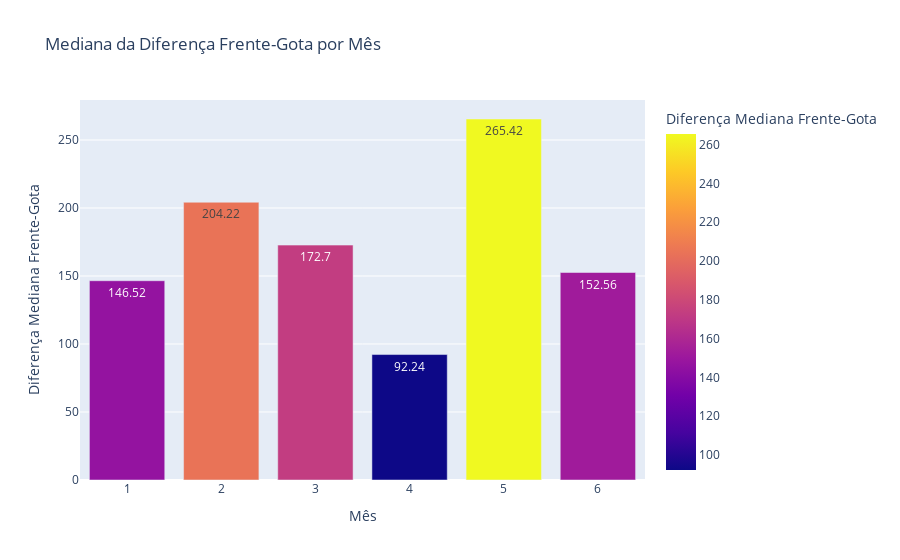

Notebook cell for this chart:
### Markdown cell above
### Mediana da Diferença de Temperatura por Mês

### Code cell
df_dif_mediana_frente_gota = df_valores_mensais.groupby('Mês')[['Diferença Frente-Gota']].median().round(2)
df_dif_mediana_frente_gota.rename(columns={'Diferença Frente-Gota': 'Diferença Mediana Frente-Gota'}, inplace=True)

px.bar(
    df_dif_mediana_frente_gota,
    x=df_dif_mediana_frente_gota.index,
    y='Diferença Mediana Frente-Gota',
    title="Mediana da Diferença Frente-Gota por Mês",
    labels={'Mês': 'Mês', 'Diferença Mediana Frente-Gota': 'Diferença Mediana Frente-Gota'},
    color='Diferença Mediana Frente-Gota',
    text='Diferença Mediana Frente-Gota'
)

### Figure 1 — Plotly figure (JSON) as saved in the notebook; plotly's stock layout.template omitted (floating-point values rounded to 4 significant figures)
{"data": [{"alignmentgroup": "True", "hovertemplate": "Mês=%{x}<br>Diferença Mediana Frente-Gota=%{marker.color}<extra></extra>", "legendgroup": "", "marker": {"color": [146.5, 204.2, 172.7, 92.24, 265.4, 152.6], "coloraxis": "coloraxis", "pattern": {"shape": ""}}, "name": "", "offsetgroup": "", "orientation": "v", "showlegend": false, "text": [146.5, 204.2, 172.7, 92.24, 265.4, 152.6], "textposition": "auto", "type": "bar", "x": [1, 2, 3, 4, 5, 6], "xaxis": "x", "y": [146.5, 204.2, 172.7, 92.24, 265.4, 152.6], "yaxis": "y"}], "layout": {"barmode": "relative", "coloraxis": {"colorbar": {"title": {"text": "Diferença Mediana Frente-Gota"}}, "colorscale": [[0, "#0d0887"], [0.1111, "#46039f"], [0.2222, "#7201a8"], [0.3333, "#9c179e"], [0.4444, "#bd3786"], [0.5556, "#d8576b"], [0.6667, "#ed7953"], [0.7778, "#fb9f3a"], [0.8889, "#fdca26"], [1, "#f0f921"]]}, "legend": {"tracegroupgap": 0}, "title": {"text": "Mediana da Diferença Frente-Gota por Mês"}, "xaxis": {"anchor": "y", "domain": [0, 1], "title": {"text": "Mês"}}, "yaxis": {"anchor": "x", "domain": [0, 1], "title": {"text": "Diferença Mediana Frente-Gota"}}}}
